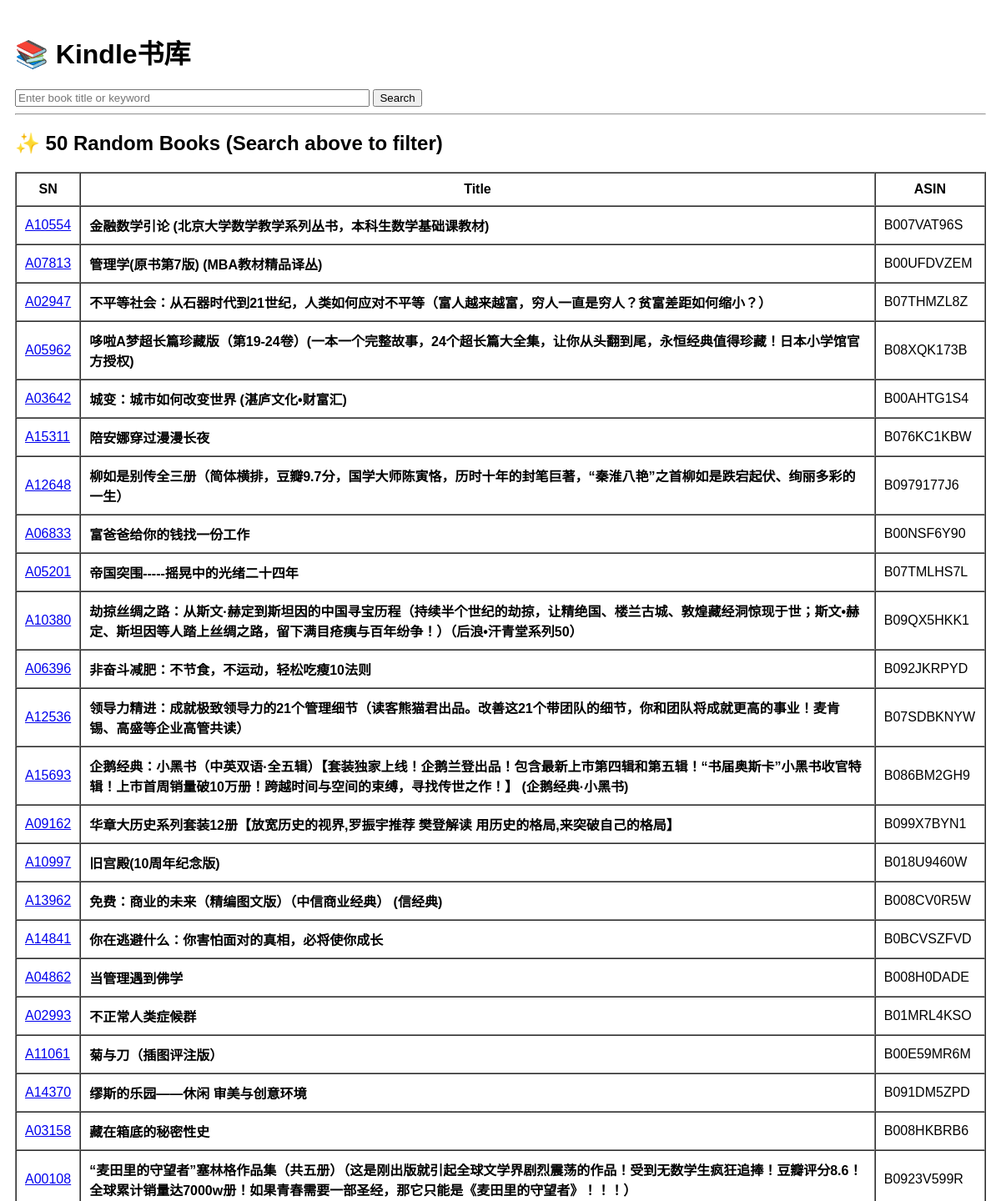
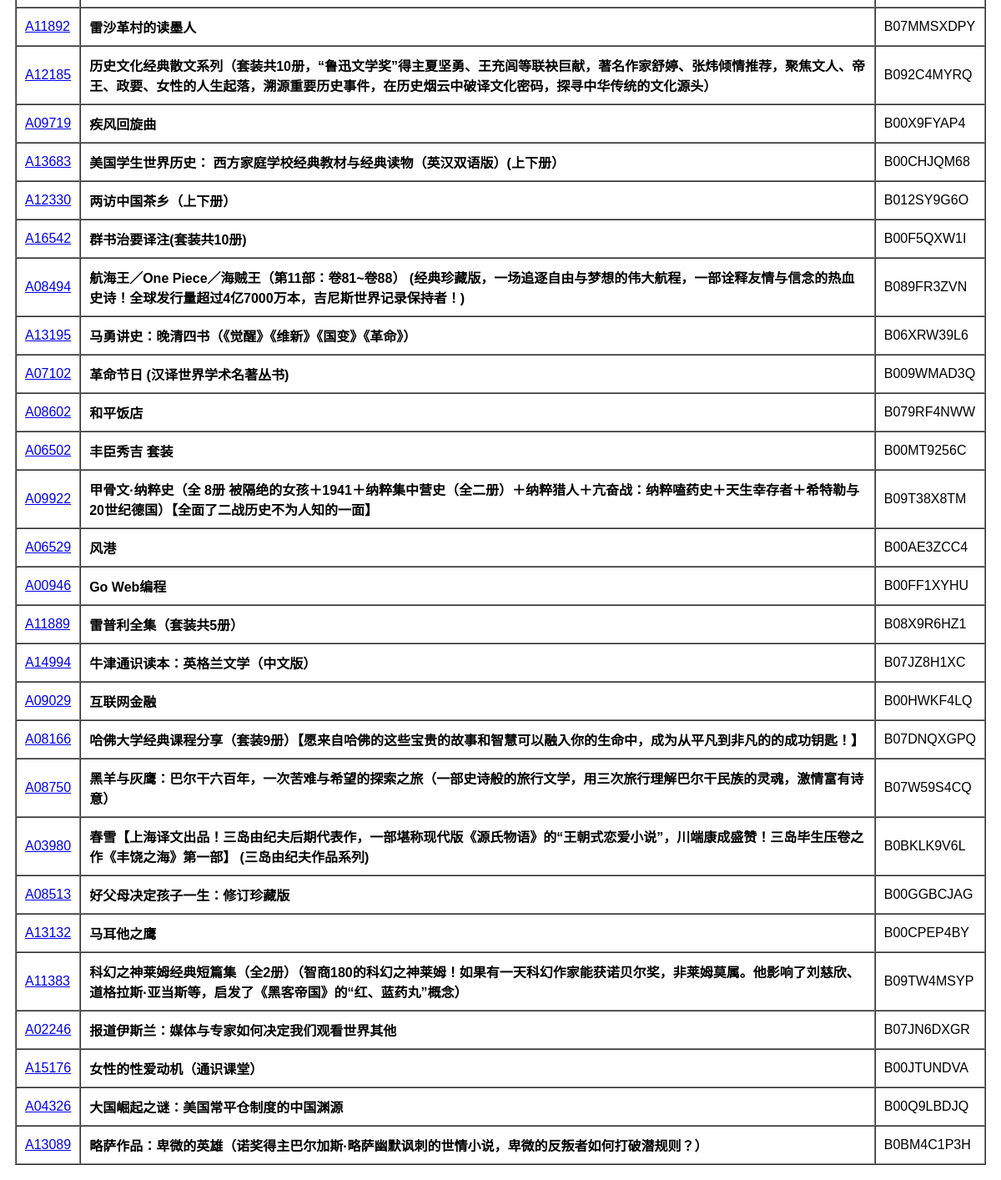
The page / on the database its author committed (2 pictures, top to bottom).
### tables this page shows
CREATE TABLE books (
        id INTEGER PRIMARY KEY,
        sn TEXT NOT NULL UNIQUE, -- Serial Number (full path segment, e.g., Fiction/A16995)
        name TEXT NOT NULL,      -- Book Title
        asin TEXT                -- Amazon Standard Identification Number
    );

### app.py (the view, shortened to what this page needs)
@app.route('/', methods=['GET', 'POST'])
def index():
    books = []
    query = ""
    db = get_db()
    is_search_executed = False # New flag to track if a search was attempted
    if not books: # This condition catches the initial GET request and a failed/empty POST search
        cursor = db.execute(
            "SELECT * FROM books ORDER BY RANDOM() LIMIT 50"
        )
        books = cursor.fetchall()
        if is_search_executed:
            query = ""
    return render_template('index.html', books=books, query=query)

### app.py (called while the page is built)
def get_db():
    if 'db' not in g:
        g.db = sqlite3.connect(
            app.config['DATABASE'],
            detect_types=sqlite3.PARSE_DECLTYPES
        )
        g.db.row_factory = sqlite3.Row # Allows accessing columns by name
    return g.db

### templates/index.html (shortened to what this page needs)
<!doctype html>
<html lang="en">
<head>
</head>
<body>
<h1>📚 Kindle书库</h1>
<form method="POST" action="/">
    <input type="text" name="query" placeholder="Enter book title or keyword" value="{{ query or '' }}" size="50" required>
    <button type="submit">Search</button>
</form>
<hr>
{% if books %}
    {% if query %}
        <h2>Results for "{{ query }}" ({{ books|length }} found)</h2>
    {% else %}
        <h2>✨ 50 Random Books (Search above to filter)</h2>
    {% endif %}
    <table border="1" cellpadding="10" cellspacing="0">
        <thead>
            <tr>
                <th>SN</th>
                <th>Title</th>
                <th>ASIN</th>
            </tr>
        </thead>
        <tbody>
            {% for book in books %}
            <tr>
                <td>
                    <a href="{{ url_for('download', sn=book.sn) }}">
                        {{ book.sn }}
                    </a>
                </td>
                <td><strong>{{ book.name }}</strong></td>
                <td>{{ book.asin or 'N/A' }}</td>
            </tr>
            {% endfor %}
        </tbody>
    </table>
{% elif query %}
    <p>No books found matching "**{{ query }}**".</p>
{% else %}
    <p>Enter a book title or keyword to start searching.</p>
{% endif %}

### templates/index.html (style rules this page uses)
body { font-family: Arial, sans-serif; padding: 10px; }

### rows shown on the page
books: sn "A02947", name "不平等社会：从石器时代到21世纪，人类如何应对不平等（富人越来越富，穷人一直是穷人？贫富差距如何缩小？）", asin "B07THMZL8Z"
books: sn "A03642", name "城变：城市如何改变世界 (湛庐文化•财富汇)", asin "B00AHTG1S4"
books: sn "A02993", name "不正常人类症候群", asin "B01MRL4KSO"
books: sn "A03158", name "藏在箱底的秘密性史", asin "B008HKBRB6"
books: sn "A00108", name "“麦田里的守望者”塞林格作品集（共五册）（这是刚出版就引起全球文学界剧烈震荡的作品！受到无数学生疯狂追捧！豆瓣评分8.6！全球累计销量达7000w册！如果青春需要一部圣经，那它只能是《麦田里的守望者》！！！）", asin "B0923V599R"
books: sn "A00946", name "Go Web编程", asin "B00FF1XYHU"
books: sn "A03980", name "春雪【上海译文出品！三岛由纪夫后期代表作，一部堪称现代版《源氏物语》的“王朝式恋爱小说”，川端康成盛赞！三岛毕生压卷之作《丰饶之海》第一部】 (三岛由纪夫作品系列)", asin "B0BKLK9V6L"
books: sn "A02246", name "报道伊斯兰：媒体与专家如何决定我们观看世界其他", asin "B07JN6DXGR"

### other values the page prints
{{ book.sn }} "A10554" "A07813" "A05962" "A15311" "A12648" "A06833" "A05201" "A10380" "A06396" "A12536" "A15693" "A09162" "A10997" "A13962" "A14841" "A04862" "A11061" "A14370" "A11892" "A12185" "A09719" "A13683" "A12330" "A16542" "A08494" "A13195" "A07102" "A08602" "A06502" "A09922" "A06529" "A11889" "A14994" "A09029" "A08166" "A08750" "A08513" "A13132" "A11383" "A15176" "A04326" "A13089"
{{ book.name }} "金融数学引论 (北京大学数学教学系列丛书，本科生数学基础课教材)" "管理学(原书第7版) (MBA教材精品译丛)" "哆啦A梦超长篇珍藏版（第19-24卷）(一本一个完整故事，24个超长篇大全集，让你从头翻到尾，永恒经典值得珍藏！日本小学馆官方授权)" "陪安娜穿过漫漫长夜" "柳如是别传全三册（简体横排，豆瓣9.7分，国学大师陈寅恪，历时十年的封笔巨著，“秦淮八艳”之首柳如是跌宕起伏、绚丽多彩的一生）" "富爸爸给你的钱找一份工作" "帝国突围-----摇晃中的光绪二十四年" "劫掠丝绸之路：从斯文·赫定到斯坦因的中国寻宝历程（持续半个世纪的劫掠，让精绝国、楼兰古城、敦煌藏经洞惊现于世；斯文•赫定、斯坦因等人踏上丝绸之路，留下满目疮痍与百年纷争！）（后浪•汗青堂系列50）" "非奋斗减肥：不节食，不运动，轻松吃瘦10法则" "领导力精进：成就极致领导力的21个管理细节（读客熊猫君出品。改善这21个带团队的细节，你和团队将成就更高的事业！麦肯锡、高盛等企业高管共读）" "企鹅经典：小黑书（中英双语·全五辑）【套装独家上线！企鹅兰登出品！包含最新上市第四辑和第五辑！“书届奥斯卡”小黑书收官特辑！上市首周销量破10万册！跨越时间与空间的束缚，寻找传世之作！】 (企鹅经典·小黑书)" "华章大历史系列套装12册【放宽历史的视界,罗振宇推荐 樊登解读 用历史的格局,来突破自己的格局】" "旧宫殿(10周年纪念版)" "免费：商业的未来（精编图文版）（中信商业经典） (信经典)" "你在逃避什么：你害怕面对的真相，必将使你成长" "当管理遇到佛学" "菊与刀（插图评注版）" "缪斯的乐园——休闲 审美与创意环境" "雷沙革村的读墨人" "历史文化经典散文系列（套装共10册，“鲁迅文学奖”得主夏坚勇、王充闾等联袂巨献，著名作家舒婷、张炜倾情推荐，聚焦文人、帝王、政要、女性的人生起落，溯源重要历史事件，在历史烟云中破译文化密码，探寻中华传统的文化源头）" "疾风回旋曲" "美国学生世界历史： 西方家庭学校经典教材与经典读物（英汉双语版）(上下册）" "两访中国茶乡（上下册）" "群书治要译注(套装共10册)" "航海王／One Piece／海贼王（第11部：卷81~卷88） (经典珍藏版，一场追逐自由与梦想的伟大航程，一部诠释友情与信念的热血史诗！全球发行量超过4亿7000万本，吉尼斯世界记录保持者！)" "马勇讲史：晚清四书（《觉醒》《维新》《国变》《革命》）" "革命节日 (汉译世界学术名著丛书)" "和平饭店" "丰臣秀吉 套装" "甲骨文·纳粹史（全 8册 被隔绝的女孩＋1941＋纳粹集中营史（全二册）＋纳粹猎人＋亢奋战：纳粹嗑药史＋天生幸存者＋希特勒与20世纪德国）【全面了二战历史不为人知的一面】" "风港" "雷普利全集（套装共5册）" "牛津通识读本：英格兰文学（中文版）" "互联网金融" "哈佛大学经典课程分享（套装9册）【愿来自哈佛的这些宝贵的故事和智慧可以融入你的生命中，成为从平凡到非凡的的成功钥匙！】" "黑羊与灰鹰：巴尔干六百年，一次苦难与希望的探索之旅（一部史诗般的旅行文学，用三次旅行理解巴尔干民族的灵魂，激情富有诗意）" "好父母决定孩子一生：修订珍藏版" "马耳他之鹰" "科幻之神莱姆经典短篇集（全2册）（智商180的科幻之神莱姆！如果有一天科幻作家能获诺贝尔奖，非莱姆莫属。他影响了刘慈欣、道格拉斯·亚当斯等，启发了《黑客帝国》的“红、蓝药丸”概念）" "女性的性爱动机（通识课堂）" "大国崛起之谜：美国常平仓制度的中国渊源" "略萨作品：卑微的英雄（诺奖得主巴尔加斯·略萨幽默讽刺的世情小说，卑微的反叛者如何打破潜规则？）"
{{ book.asin or 'N/A' }} "B007VAT96S" "B00UFDVZEM" "B08XQK173B" "B076KC1KBW" "B0979177J6" "B00NSF6Y90" "B07TMLHS7L" "B09QX5HKK1" "B092JKRPYD" "B07SDBKNYW" "B086BM2GH9" "B099X7BYN1" "B018U9460W" "B008CV0R5W" "B0BCVSZFVD" "B008H0DADE" "B00E59MR6M" "B091DM5ZPD" "B07MMSXDPY" "B092C4MYRQ" "B00X9FYAP4" "B00CHJQM68" "B012SY9G6O" "B00F5QXW1I" "B089FR3ZVN" "B06XRW39L6" "B009WMAD3Q" "B079RF4NWW" "B00MT9256C" "B09T38X8TM" "B00AE3ZCC4" "B08X9R6HZ1" "B07JZ8H1XC" "B00HWKF4LQ" "B07DNQXGPQ" "B07W59S4CQ" "B00GGBCJAG" "B00CPEP4BY" "B09TW4MSYP" "B00JTUNDVA" "B00Q9LBDJQ" "B0BM4C1P3H"
